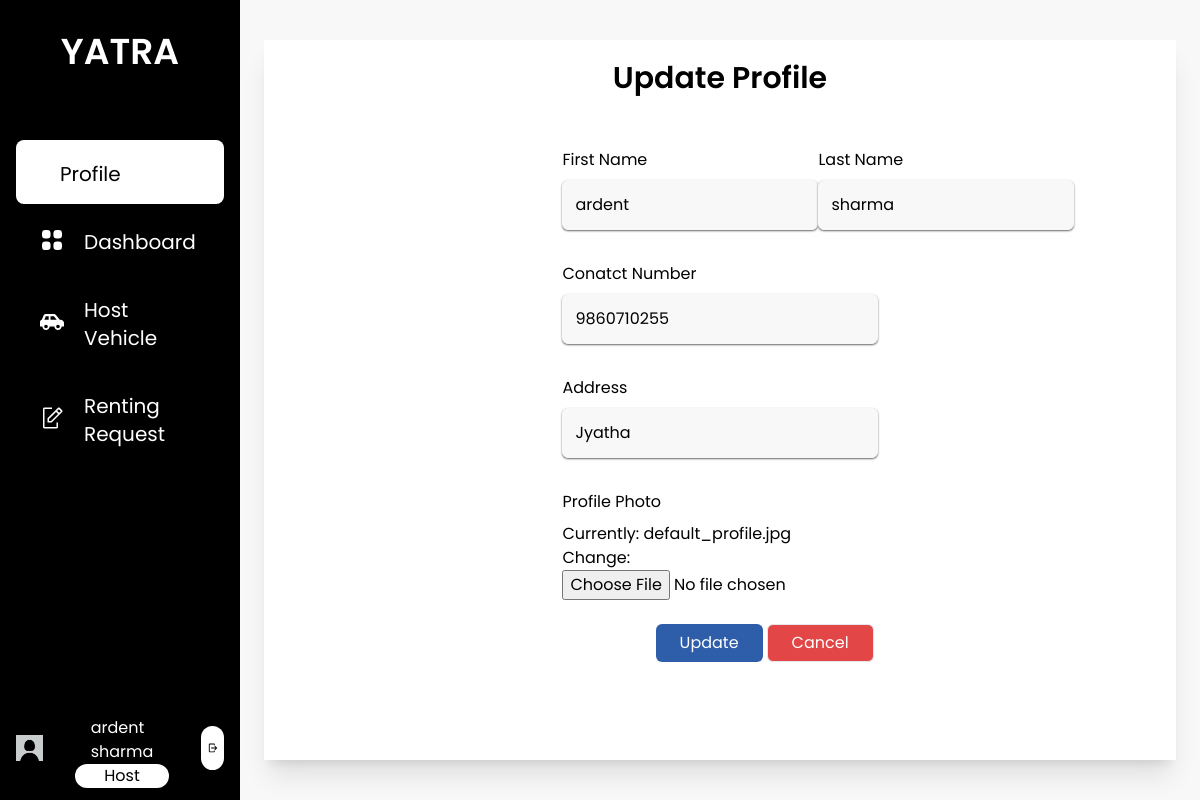
The app's page /host_update_profile/ (signed in), older data.
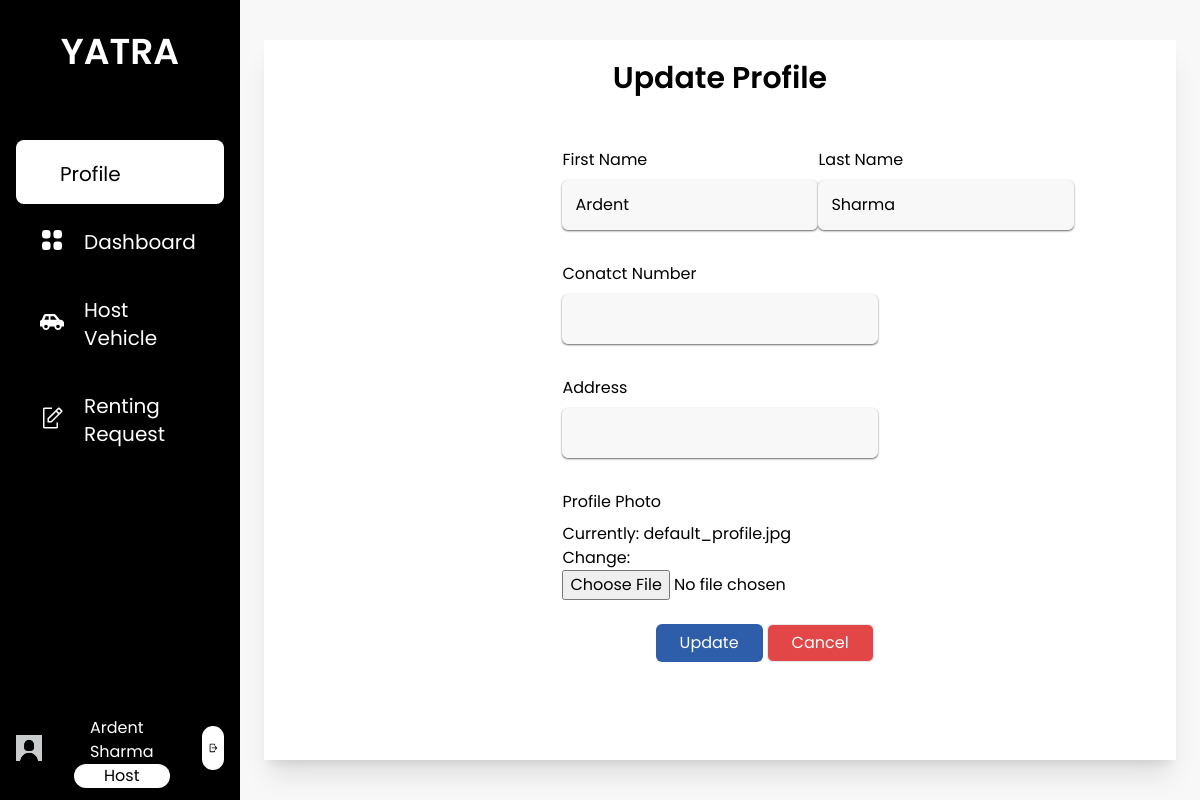
The same page, newer data.
### base/models.py (models this page shows)
class Host(models.Model):
    user = models.OneToOneField(User, on_delete=models.CASCADE, related_name="host")
    first_name = models.CharField(max_length=25)
    last_name = models.CharField(max_length=25)
    email = models.EmailField()
    phone_number = models.CharField(max_length=10, null= True, blank=True)
    address = models.CharField(max_length=100, null= True, blank=True)
    citizenship_id = models.CharField(max_length=20, null= True, blank=True)
    citizenship = models.ImageField(upload_to='host/profile', default='default_photo.jpg')
    pic = models.ImageField(upload_to='host/profile', default='default_profile.jpg')
    is_approved = models.CharField(max_length=10, choices=status, default="Pending")

### base/views.py (the view)
# urls.py: path('host_update_profile/', views.host_update_profile, name='host_update_profile'),
def host_update_profile(request):
    host = request.user.host
    host_update_form = HostUpdateForm(instance=host)
    if request.method == "POST":
        host_update_form = HostUpdateForm(request.POST, request.FILES, instance=host)
        if host_update_form.is_valid():
            host_update_form.save()
            return redirect('host_profile')
    context = {
        'host_update_form': host_update_form
    }
    return render(request, 'host/host_update_profile.html', context)

### base/forms.py
class HostUpdateForm(forms.ModelForm):
    class Meta:
        model = Host
        fields = ['first_name', 'last_name', 'address', 'phone_number', 'pic']

### base/templatetags/user_group.py (called while the page is built)
@register.filter(name='has_group')
def has_group(user, group_name):
    return user.groups.filter(name=group_name).exists()

### base/templates/host/host_update_profile.html (shortened to what this page needs)
{% extends 'base/base.html' %}
{% load static %}
{% load user_group %}
{% load widget_tweaks %}
{% block content%}
<div class="h-screen w-full px-6 py-10 bg-theme">
    <div class="bg-white h-full flex flex-col shadow-xl">
        <div class="p-3">
            <p class="text-center text-3xl font-semibold pt-2 pb-4">Update Profile</p>
            <div class="w-2/5 mx-auto items-center p-5">
                <form action="{% url 'host_update_profile' %}" method="post" enctype="multipart/form-data">
                    <div class="flex justify-between mt-4">
                        <div class="flex flex-col">
                            <label class="mb-2">First Name</label>
                            <div class="">
                                {% render_field host_update_form.first_name class="input-fields w-64 required"  %}
                            </div>
                        </div>
                        <div class="flex flex-col">
                            <label class="mb-2">Last Name</label>
                            <div class="">
                                {% render_field host_update_form.last_name class="input-fields w-64 required"  %}
                            </div>
                        </div>
                    </div>
                    <div class="flex flex-col mt-4">
                        <label class="mb-2">Conatct Number</label>
                        <div class="">
                            {% render_field host_update_form.phone_number class="input-fields w-full required" %}
                        </div>
                    </div>
                    <div class="flex flex-col mt-4">
                        <label class="mb-2">Address</label>
                        <div class="">
                            {% render_field host_update_form.address class="input-fields w-full required" %}
                        </div>
                    </div>
                    <div class="flex flex-col mt-4">
                        <label class="mb-2">Profile Photo</label>
                        <div class="">
                            {% render_field host_update_form.pic %}
                        </div>
                    </div>
                    <div class="flex justify-end mt-6">
                        <button class="btn py-1.5 px-6" type="submit">Update</button>
                        <a href="{{request.META.HTTP_REFERER}}" class="bg-danger px-6 py-1.5 text-white rounded-md mx-1 border no-underline"> Cancel</a>
                    </div>
                </form>
            </div>
        </div>
    </div>
</div>
{% endblock content %}

### base/templates/base/base.html (shortened to what this page needs)
{% load static tailwind_tags %}
{% load user_group %}
<html lang="en">
<head>
    {% tailwind_css %}
</head>
<body class="font-poppins min-h-screen">
    <div class="flex flex-row">
        <div class="flex w-1/5 bg-black h-screen text-white">
            <div class="w-full relative">
                <div class="flex justify-center pb-8">
                    <a href="{% url 'home' %}" class="py-8">
                        <span class="text-4xl text-center font-semibold">YATRA</span>
                    </a>
                </div>
                {% if user|has_group:'host' %}
                <div class="text-xl">
                    {% with request.resolver_match.url_name as url_name %}
                    <ul class="px-4">
                        <a href="{% url 'host_profile' %}" class="nav-bar-items {% if url_name == 'host_profile' or url_name == 'host_update_profile' %}active{% endif %}">
                            <li class="nav-bar-li">
                                Profile
                            </li>
                        </a>
                        <a href="#" class="nav-bar-items">
                            <img src="{% static 'images/dashboard.svg' %}" alt="">
                            <li class="nav-bar-li">
                                Dashboard
                            </li>
                        </a>
                        <a href="{% url 'host_vehicles' %}" class="nav-bar-items {% if url_name == 'host_vehicles' or url_name == 'add_vehicles' %} active {% endif %}">
                            <img src="{% static 'images/Vehicle.svg' %}" alt="">
                            <li class="nav-bar-li">
                               Host Vehicle
                            </li>
                        </a>
                        <a href="#" class="nav-bar-items">
                            <img src="{% static 'images/request.svg' %}" alt="">
                            <li class="nav-bar-li">
                                Renting Request
                            </li>
                        </a>
                    </ul>
                    {% endwith %}
                </div>
                <div class="flex flex-row absolute bottom-0 justify-evenly py-3 px-4 w-full">
                    <a href="{% url 'host_profile' %}" class=" ">
                        <img src="{% static 'images/default_profile.jpg' %}" style="object-fit: contain" alt="" class="w-20 h-20 object-cover rounded-full ">
                    </a>
                    <div class="flex flex-col px-8 justify-evenly">
                        <p class="text-generalBackground px-4 mt-2 ">{{ user.host.first_name }} {{ user.host.last_name }}</p>
                        <p class="text-gray px-4 text-center rounded-xl bg-white text-black py-0.75 ">Host</p>
                    </div>
                    <div class="ml-auto my-auto flex-end p-1.5 bg-white rounded-full">
                        <a href="{% url 'logout' %}">
                            <img src="{% static 'images/logout.svg' %}" alt="" class="h-8">
                        </a>
                    </div>
                </div>
                {% endif %}
            </div>
        </div>
        <div class="flex w-4/5 h-screen">
            {% block content %}
            {% endblock content%}
        </div>
    </div>
</body>
</html>

Row changes from the older to the newer data that the page shows:
removed Host: first_name "ardent", last_name "sharma", phone_number "9860710255", address "Jyatha"
added Host: first_name "Ardent", last_name "Sharma"
Text that changed along with them:
{{ user.host.first_name }}: "ardent" → "Ardent"
{{ user.host.last_name }}: "sharma" → "Sharma"
